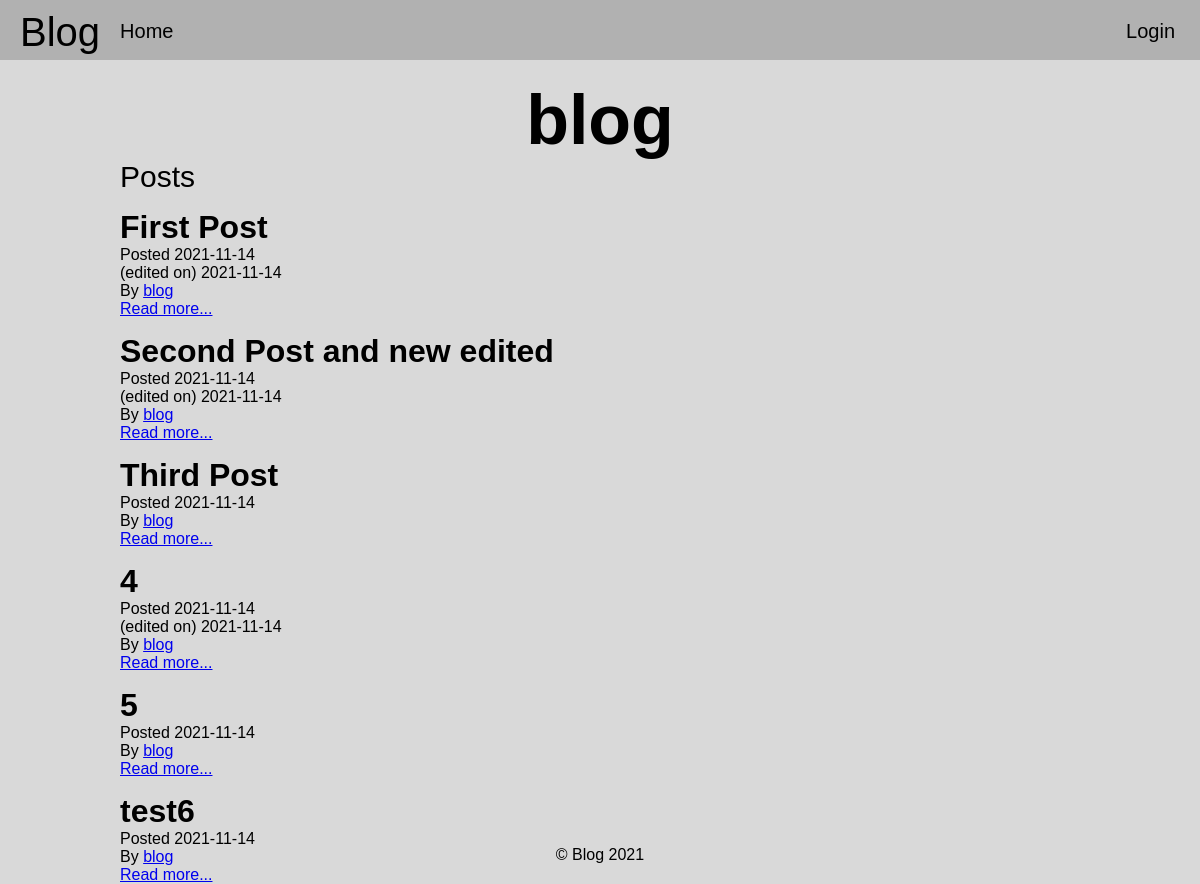
The app's page /profile.php?id=blog with its own data.
### tables this page shows
CREATE TABLE `users` (
  `id` int(11) NOT NULL,
  `username` varchar(255) NOT NULL,
  `email` varchar(255) NOT NULL,
  `password` varchar(255) NOT NULL,
  `created` datetime NOT NULL
);

CREATE TABLE `posts` (
  `id` int(11) NOT NULL,
  `userID` int(11) NOT NULL,
  `title` varchar(255) NOT NULL,
  `body` text NOT NULL,
  `created` date NOT NULL,
  `updated` date DEFAULT NULL,
  `metatitle` varchar(255) DEFAULT NULL,
  `urlslug` varchar(255) DEFAULT NULL
);

### inc/functions.php (called while the page is built, shortened)
<?php
function getUsername($userID) {
    if ($query = mysqli_query($GLOBALS['conn'], "SELECT * FROM users WHERE id='$userID'")) {
        if (mysqli_num_rows($query) > 0) {
            while ($row = mysqli_fetch_assoc($query)) {
                return $row['username'];
            }
        } else {
            echo 'username not found';
        }
    }
}

### profile.php (the view, shortened to what this page needs)
<?php
include 'inc/functions.php';
?><link rel="stylesheet" href="inc/css/core.css"><?php
include 'header.php';
echo '<div class="container">';
if (isset($_GET['id'])) {
    $usernID = $_GET['id'];
    $userInfo = mysqli_query($conn, "SELECT * FROM users WHERE username='$usernID'");
    if (mysqli_num_rows($userInfo) > 0) {
        while($userInfoData = mysqli_fetch_assoc($userInfo)) {
            $userID = $userInfoData['id'];
            echo '<h1 class="profileTittle">'.$userInfoData['username'].'</h1>';
            echo '<p class="profilesubtitle">Posts</p>';
            $userPostsInfo = mysqli_query($conn, "SELECT * FROM posts WHERE userID='$userID' ORDER BY created DESC");
            if (mysqli_num_rows($userPostsInfo) > 0) {
                while($userPostsData = mysqli_fetch_assoc($userPostsInfo)) {
?>
                <div class="profileItem">
                    <h1><?php echo $userPostsData['title'] ?></h1>
                    <?php
                    if (!$userPostsData['updated'] == 0) {
					    ?><span>Posted <?php echo date($userPostsData["created"]);?><br> (edited on) <?php echo date($userPostsData["updated"]); ?></span><br><?php
                    } else { ?>
                        <span>Posted <?php echo date($userPostsData["created"]);?></span><br>
                    <?php
                    }
                    ?>
                    <span>By <a href="profile.php?id=<?php echo getUsername($userPostsData["userID"]); ?>"><?php echo getUsername($userPostsData["userID"]); ?></a></span>
                    <br>
                    <span><a href="viewPost.php?post=<?php echo $userPostsData['id'];?>">Read more...</a></span>
                </div>
<?php
                }
            }
        }
    } else {
        echo 'user not found.';
    }
} else {
    echo 'user not found.';
}
echo '</div>';

### inc/css/core.css (style rules this page uses)
* { margin: 0; padding: 0; font-family: Arial, sans-serif; }
.container { margin-top: 20px; width: 80%; margin-left: auto; margin-right: auto; }
.profileTittle { text-align: center; font-size: 70px; }
.profilesubtitle { font-size: 30px; }
.profileItem { margin-top: 15px; }

### records on screen
users: username "blog"
posts: title "First Post", created "2021-11-14", updated "2021-11-14", userID.username "blog"
posts: title "Second Post and new edited", created "2021-11-14", updated "2021-11-14", userID.username "blog"
posts: title "Third Post", created "2021-11-14", userID.username "blog"
posts: title "4", created "2021-11-14", updated "2021-11-14", userID.username "blog"
posts: title "5", created "2021-11-14", userID.username "blog"
posts: title "test6", created "2021-11-14", userID.username "blog"
